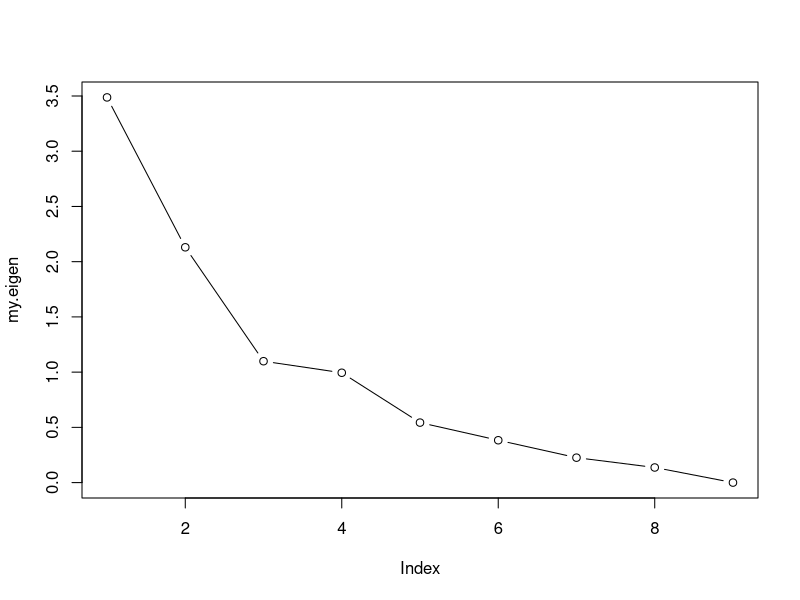

The R script that drew this image: (Note: this script raises an error after producing the figure.)
# donor <- read.csv("~/Teaching/STA3022/donor/donor.csv")


Eurojobs <- read.table("Eurojobs.txt",sep="\t", header=TRUE)
X <- as.matrix (Eurojobs[,-1])
rownames(X) <- Eurojobs[,1]

# PCA: scree plot and proportion of variance
# decide whether to standardise the data or not. 
my.eigen <- svd(cor(X))$d  #  or svd(var(X))$d
plot(my.eigen, type="b")
cumsum(my.eigen)/sum(my.eigen)


# SET NUMBER OF COMPONENTS, needs to change, depending on data set
r <- 3

# PCA: loadings and scores
out <- princomp(X, cor=TRUE)  # or out <- princomp (X)
out$loadings[,1:r]
out$scores[,1:r]

# PCA: biplot
PCAbiplot(X, scaled.mat=T)


### -------------------- DONOR DATA PCA

# Extract data from data frame. Using with means that donor$ need not appear before each variable name
PCA.dat <- with (donor, cbind (AGE, INCOME, WEALTH1, NUMCHLD, NUMPROM, RAMNTALL, AVGGIFT, RFA_2F))
# Get an idea of the first few lines of the data
head(PCA.dat)
# Size of data matrix
dim(PCA.dat)
# Remove missing values, rowwise, i.e. remove the whole row if there is at least one missing observation
PCA.dat <- na.omit(PCA.dat)
# Size of data matrix without missing values
dim(PCA.dat)
# Construct scree plot with code similar to lines 4 to 11
# Report proportion of variation explained by first two principal components
# Construct PCA biplot. Since there are many observations, swith off sample labels by 
#    adding samples=list(label=F), 
# inside call PCAbiplot ()
# Discuss relationships between donor behaviour and demographics by interpreting PCA biplot
PCAbiplot (PCA.dat, scaled.mat=T, samples=list(label=F))
